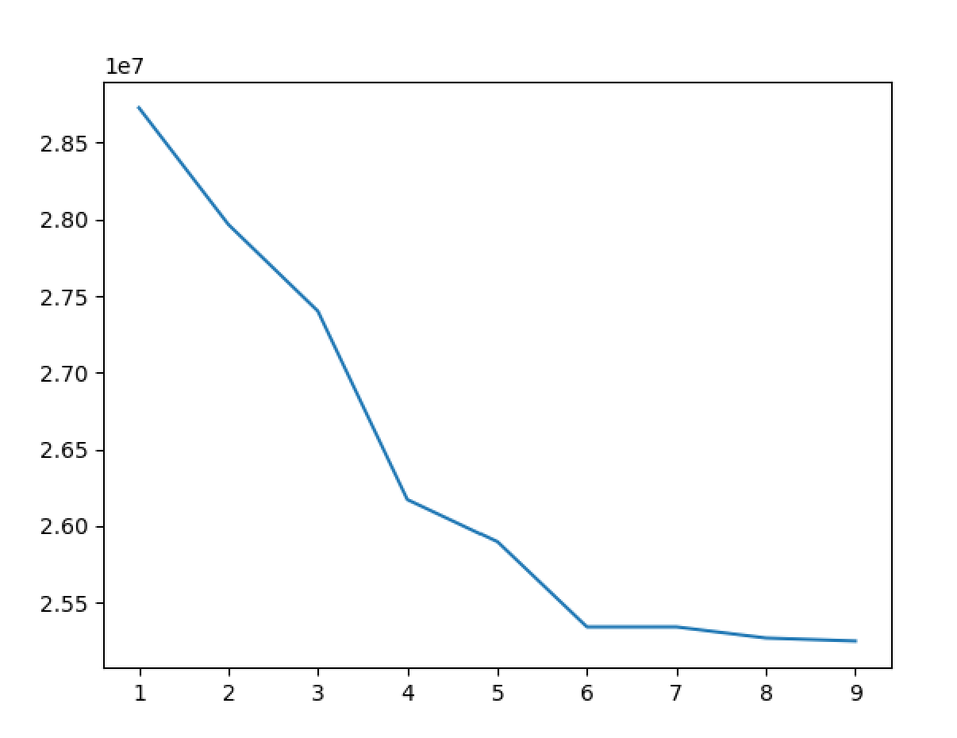
#> input picture example_graph.png, 957 x 738 px, shrunk from 1206 x 930 before the run; its folder holds only this picture in this run
$ python main.py example_graph.png
#> lines starting #> are read from the running program, lines starting #| are printed output that depends on the picture
import numpy as np
import matplotlib.pyplot as plt
from sklearn.mixture import GaussianMixture as gmm
import cv2
import argparse

parser = argparse.ArgumentParser()

parser.add_argument("path", help="Relative path to the image file")
parser.add_argument("-c", "--components",
                    help="Set the number of mixture components. Defaults to 6.", type=int)
parser.add_argument(
    "-o", "--output", help="Name of the output file. Defaults to `output`.", type=str)

args = parser.parse_args()

name = args.output if args.output else 'output'

n = args.components if args.components else 6

img = cv2.imread(args.path)
#> img is the input picture: shape (738, 957, 3); mean B, G, R 252, 251.8, 251.3
img_reshaped = img.reshape((-1, 3))

gmm_model = gmm(n_components=n, covariance_type="tied").fit(img_reshaped)
gmm_labels = gmm_model.predict(
    img_reshaped).reshape(img.shape[0], img.shape[1])
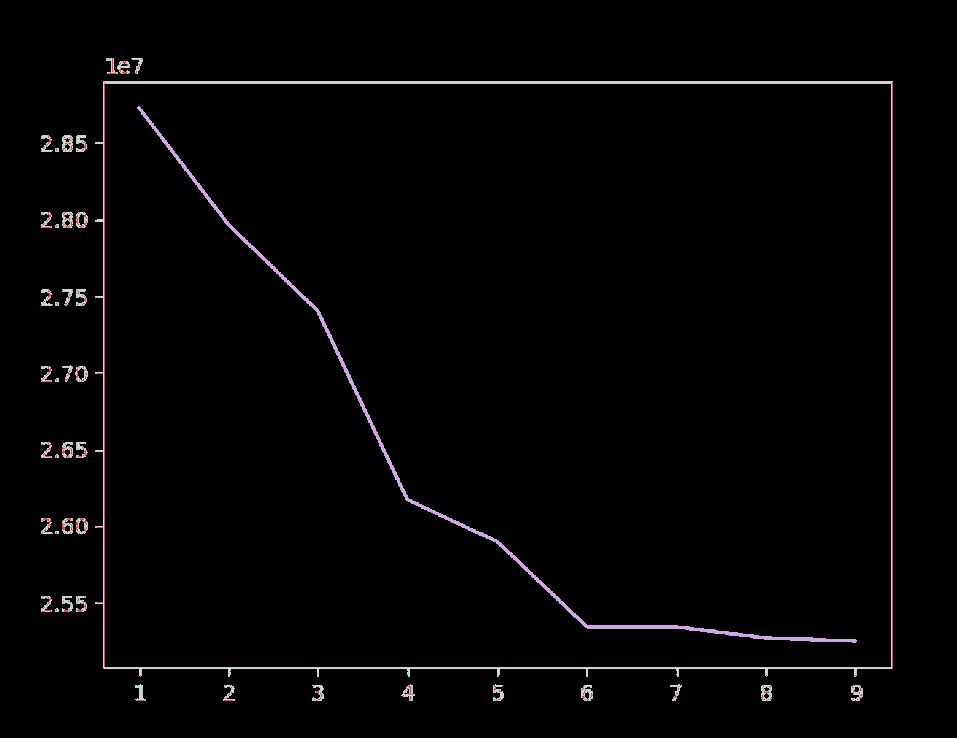
#> gmm_labels: shape (738, 957) int64; 6 distinct labels, from 0 to 5; one colour per label, 0 black

plt.subplot(1, 2, 1)
plt.imshow(img)
plt.subplot(1, 2, 2)
plt.imshow(gmm_labels, cmap='gray')
plt.show()
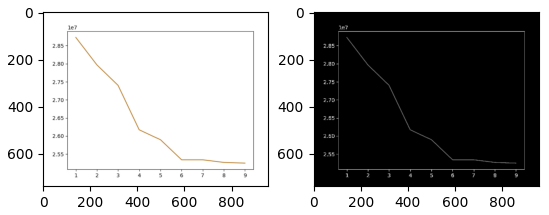
#> figure drawn by matplotlib, 2 panels; B, G, R data is drawn as R, G, B

plt.imshow(gmm_labels, cmap='gray')
plt.savefig(f'{name}.png')

$ run again, on output.png
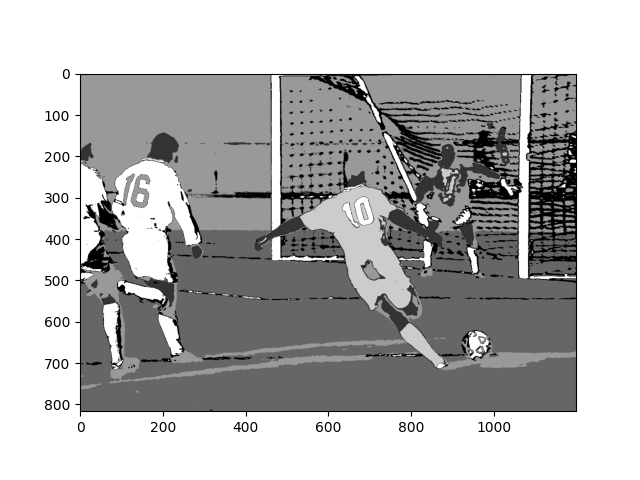
#> input picture output.png, 640 x 480 px
#> img is the input picture: shape (480, 640, 3); min 0, max 255, mean 182.1
#> `gmm_labels = gmm_model.predict( img_reshaped).reshape(img.shape[0], im..`:
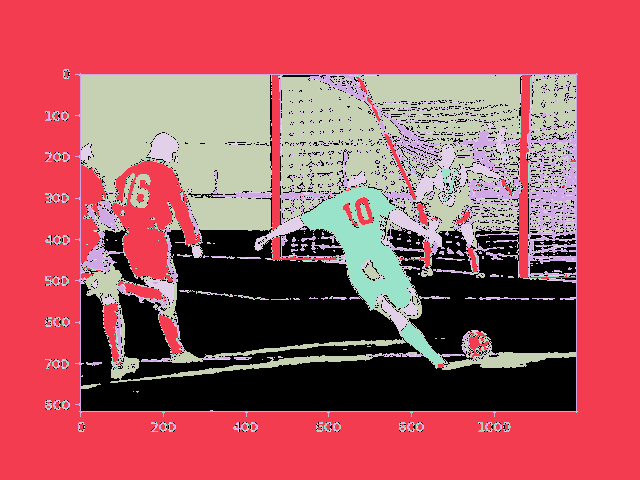
#> gmm_labels: shape (480, 640) int64; 6 distinct labels, from 0 to 5; one colour per label, 0 black
#> `plt.show()`:
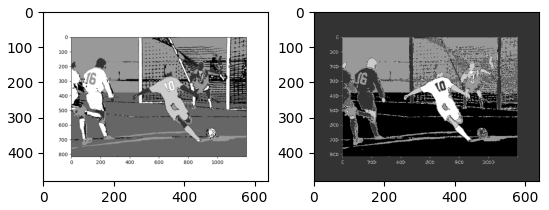
#> figure drawn by matplotlib, 2 panels
